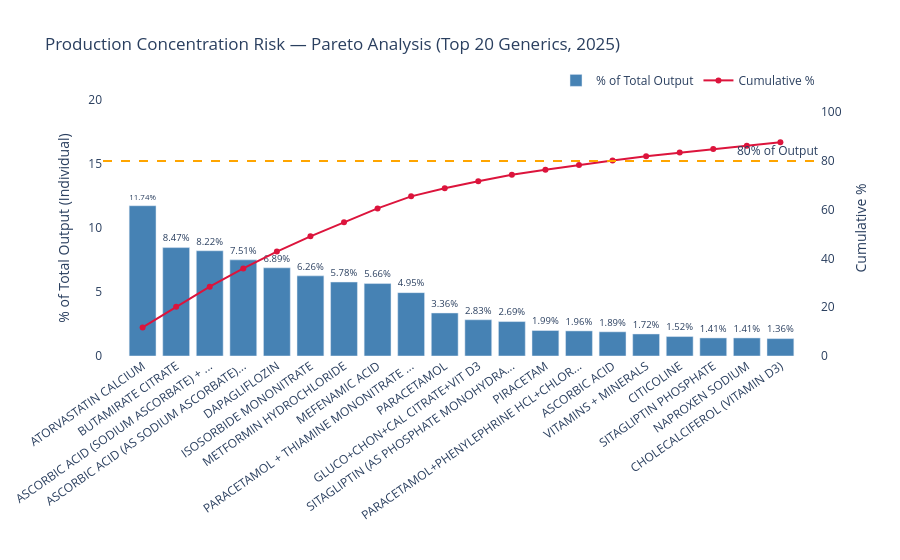

Notebook code cell kept with this figure:
### Code cell
fig = go.Figure()

# Bar — individual product share
fig.add_trace(go.Bar(
    x=df_concentration['generic_short'],
    y=df_concentration['pct_of_total'],
    name='% of Total Output',
    marker_color='steelblue',
    text=df_concentration['pct_of_total'],
    texttemplate='%{text}%',
    textposition='outside'
))

# Line — cumulative share (Pareto line)
fig.add_trace(go.Scatter(
    x=df_concentration['generic_short'],
    y=df_concentration['cumulative_pct'],
    name='Cumulative %',
    mode='lines+markers',
    marker=dict(size=6, color='crimson'),
    line=dict(color='crimson', width=2),
    yaxis='y2'
))

# Reference line at 80% cumulative
fig.add_hline(
    y=80,
    line_dash='dash',
    line_color='orange',
    annotation_text='80% of Output',
    annotation_position='top right',
    yref='y2'
)

fig.update_layout(
    title='Production Concentration Risk — Pareto Analysis (Top 20 Generics, 2025)',
    plot_bgcolor='white',
    xaxis=dict(showgrid=False, tickangle=-35, title=''),
    yaxis=dict(
        showgrid=False,
        title='% of Total Output (Individual)',
        range=[0, 20]
    ),
    yaxis2=dict(
        title='Cumulative %',
        overlaying='y',
        side='right',
        range=[0, 105],
        showgrid=False
    ),
    legend=dict(orientation='h', yanchor='bottom', y=1.02, xanchor='right', x=1)
)
fig.show()

### Figure 1 — Plotly figure (JSON) as saved in the notebook; plotly's stock layout.template omitted (floating-point values rounded to 4 significant figures)
{"data": [{"marker": {"color": "steelblue"}, "name": "% of Total Output", "text": [11.74, 8.47, 8.22, 7.51, 6.89, 6.26, 5.78, 5.66, 4.95, 3.36, 2.83, 2.69, 1.99, 1.96, 1.89, 1.72, 1.52, 1.41, 1.41, 1.36], "textposition": "outside", "texttemplate": "%{text}%", "type": "bar", "x": ["ATORVASTATIN CALCIUM", "BUTAMIRATE CITRATE", "ASCORBIC ACID (SODIUM ASCORBATE) + ...", "ASCORBIC ACID (AS SODIUM ASCORBATE)...", "DAPAGLIFLOZIN", "ISOSORBIDE MONONITRATE", "METFORMIN HYDROCHLORIDE", "MEFENAMIC ACID", "PARACETAMOL + THIAMINE MONONITRATE ...", "PARACETAMOL", "GLUCO+CHON+CAL CITRATE+VIT D3", "SITAGLIPTIN (AS PHOSPHATE MONOHYDRA...", "PIRACETAM", "PARACETAMOL+PHENYLEPHRINE HCL+CHLOR...", "ASCORBIC ACID", "VITAMINS + MINERALS", "CITICOLINE", "SITAGLIPTIN PHOSPHATE", "NAPROXEN SODIUM", "CHOLECALCIFEROL (VITAMIN D3)"], "y": [11.74, 8.47, 8.22, 7.51, 6.89, 6.26, 5.78, 5.66, 4.95, 3.36, 2.83, 2.69, 1.99, 1.96, 1.89, 1.72, 1.52, 1.41, 1.41, 1.36]}, {"line": {"color": "crimson", "width": 2}, "marker": {"color": "crimson", "size": 6}, "mode": "lines+markers", "name": "Cumulative %", "type": "scatter", "x": ["ATORVASTATIN CALCIUM", "BUTAMIRATE CITRATE", "ASCORBIC ACID (SODIUM ASCORBATE) + ...", "ASCORBIC ACID (AS SODIUM ASCORBATE)...", "DAPAGLIFLOZIN", "ISOSORBIDE MONONITRATE", "METFORMIN HYDROCHLORIDE", "MEFENAMIC ACID", "PARACETAMOL + THIAMINE MONONITRATE ...", "PARACETAMOL", "GLUCO+CHON+CAL CITRATE+VIT D3", "SITAGLIPTIN (AS PHOSPHATE MONOHYDRA...", "PIRACETAM", "PARACETAMOL+PHENYLEPHRINE HCL+CHLOR...", "ASCORBIC ACID", "VITAMINS + MINERALS", "CITICOLINE", "SITAGLIPTIN PHOSPHATE", "NAPROXEN SODIUM", "CHOLECALCIFEROL (VITAMIN D3)"], "y": [11.74, 20.21, 28.43, 35.93, 42.83, 49.09, 54.87, 60.53, 65.48, 68.84, 71.67, 74.36, 76.35, 78.31, 80.2, 81.92, 83.44, 84.86, 86.26, 87.62], "yaxis": "y2"}], "layout": {"annotations": [{"showarrow": false, "text": "80% of Output", "x": 1, "xanchor": "right", "xref": "x domain", "y": 80, "yanchor": "bottom", "yref": "y2"}], "legend": {"orientation": "h", "x": 1, "xanchor": "right", "y": 1.02, "yanchor": "bottom"}, "plot_bgcolor": "white", "shapes": [{"line": {"color": "orange", "dash": "dash"}, "type": "line", "x0": 0, "x1": 1, "xref": "x domain", "y0": 80, "y1": 80, "yref": "y2"}], "title": {"text": "Production Concentration Risk — Pareto Analysis (Top 20 Generics, 2025)"}, "xaxis": {"showgrid": false, "tickangle": -35, "title": {"text": ""}}, "yaxis": {"range": [0, 20], "showgrid": false, "title": {"text": "% of Total Output (Individual)"}}, "yaxis2": {"overlaying": "y", "range": [0, 105], "showgrid": false, "side": "right", "title": {"text": "Cumulative %"}}}}
